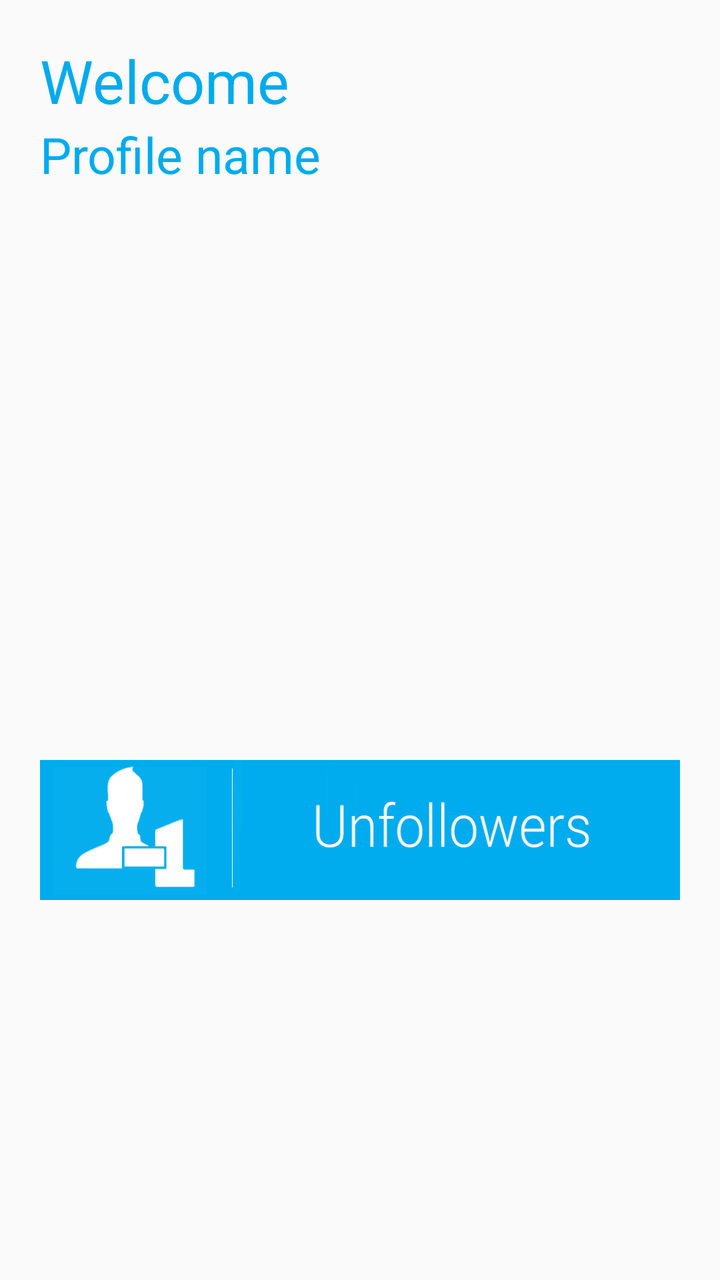
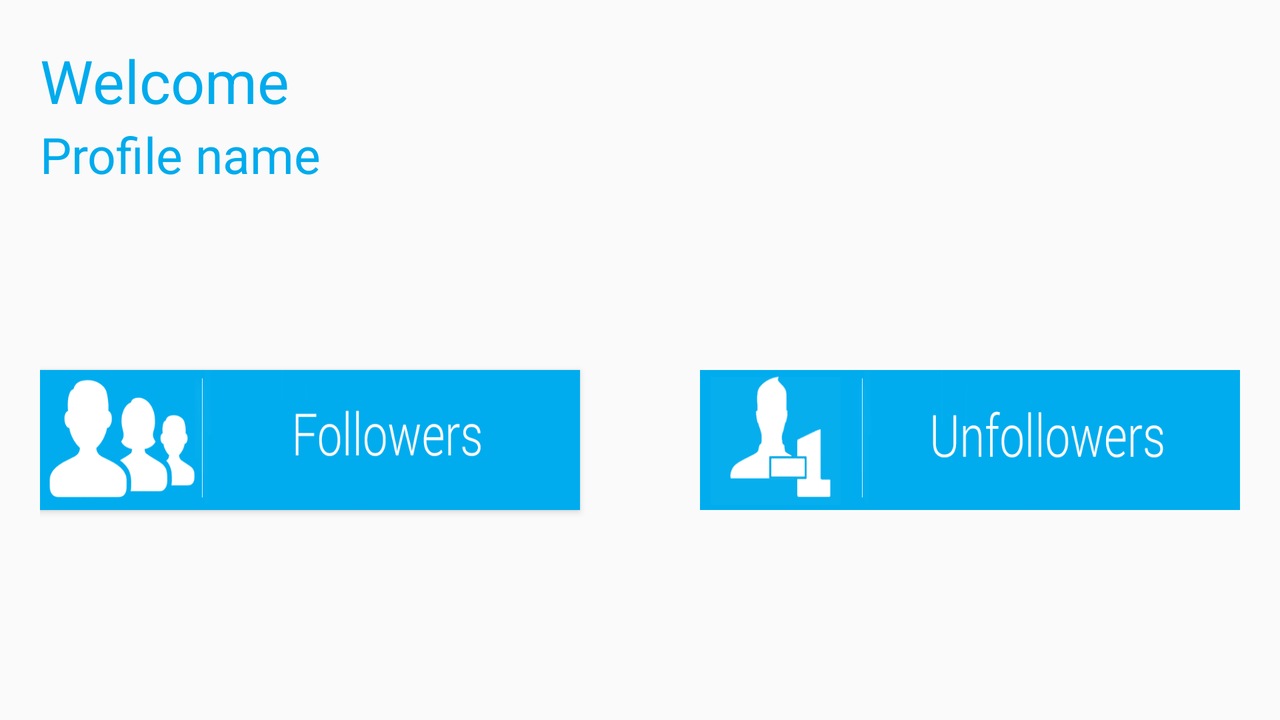

First picture: res/layout/ on a phone held upright. Second picture: the repository's own variant of that layout, on a device whose configuration matches the variant's folder. Source for both follows.
<!-- AndroidManifest.xml: application theme AppTheme -->
<!-- res/layout/profile_layout.xml -->
<?xml version="1.0" encoding="utf-8"?>


<RelativeLayout xmlns:android="http://schemas.android.com/apk/res/android"
              android:orientation="vertical"
              android:layout_width="match_parent"
              android:layout_height="match_parent" android:padding="20dp">
    <TextView
            android:layout_width="wrap_content"
            android:layout_height="wrap_content"
            android:text="@string/txt_welcome_profile"
            android:id="@+id/tvWelcome"
            android:layout_alignParentTop="true"
            android:layout_alignParentLeft="true"
            android:layout_alignParentStart="true"
            android:textColor="#ff00abed"
            android:textSize="30sp"/>
    <TextView
            android:layout_width="wrap_content"
            android:layout_height="wrap_content"
            android:text="@string/txt_profile"
            android:id="@+id/tvProfileName"
            android:textColor="#ff00abed"
            android:textSize="25sp"
            android:layout_alignParentLeft="true"
            android:layout_alignParentStart="true"
            android:layout_below="@+id/tvWelcome"/>


        <Button android:layout_width="320dp"
            android:layout_height="70dp"
            android:id="@+id/btnUnfollowers"
            android:layout_gravity="center_horizontal"
            android:background="@drawable/unfollowers_button"
            android:layout_marginBottom="15dp"
            android:layout_above="@+id/btnPostTweet"
            android:layout_alignParentLeft="true"
            android:layout_alignParentStart="true"
            android:layout_alignParentRight="true"
            android:layout_alignParentEnd="true"/>

    <Button android:layout_width="320dp"
            android:layout_height="70dp"
            android:id="@+id/btnPostTweet"
            android:layout_gravity="center_horizontal"
            android:background="@drawable/post_button"
            android:layout_marginBottom="15dp"
            android:layout_above="@+id/btnLogout"
            android:layout_alignParentLeft="true"
            android:layout_alignParentStart="true"
            android:layout_alignParentRight="true"
            android:layout_alignParentEnd="true"
            android:nestedScrollingEnabled="false"
            android:onClick="showPostTweetDialog"/>

    <Button android:layout_width="320dp"
            android:layout_height="70dp"
            android:id="@+id/btnLogout"
            android:background="@drawable/signout_button"
            android:layout_alignParentBottom="true"
            android:layout_alignParentLeft="true"
            android:layout_alignParentStart="true"
            android:layout_alignParentRight="true"
            android:layout_alignParentEnd="true" android:onClick="signOut"/>
        <ImageView android:id="@+id/imageView" android:layout_width="75dp" android:layout_height="75dp"
                   android:layout_gravity="center"
                   android:layout_alignParentTop="true" android:layout_alignParentRight="true"
                   android:layout_alignParentEnd="true"/>

</RelativeLayout>
<!-- resources referenced by this layout -->
<resources>
  <!-- drawable unfollowers_button: png bitmap (drawable, 33145 bytes) -->
  <string name="txt_profile">Profile name</string>
  <string name="txt_welcome_profile">Welcome</string>
  <!-- from res/values-v21/ -->
  <style name="AppTheme" parent="android:Theme.Material.Light.NoActionBar">
  
      </style>
</resources>
<!-- res/layout-land/profile_layout.xml (the author's variant of the layout above) -->
<!-- drawn on the phone turned sideways -->
<?xml version="1.0" encoding="utf-8"?>
<RelativeLayout xmlns:android="http://schemas.android.com/apk/res/android"
                android:orientation="vertical"
                android:layout_width="match_parent"
                android:layout_height="match_parent" android:padding="20dp">
        <TextView
                android:layout_width="wrap_content"
                android:layout_height="wrap_content"
                android:text="@string/txt_welcome_profile"
                android:id="@+id/tvWelcome"
                android:layout_alignParentTop="true"
                android:layout_alignParentLeft="true"
                android:layout_alignParentStart="true"
                android:textColor="#ff00abed"
                android:textSize="30sp"/>
        <TextView
                android:layout_width="wrap_content"
                android:layout_height="wrap_content"
                android:text="@string/txt_profile"
                android:id="@+id/tvProfileName"
                android:textColor="#ff00abed"
                android:textSize="25sp"
                android:layout_alignParentLeft="true"
                android:layout_alignParentStart="true"
                android:layout_below="@+id/tvWelcome"/>

        <Button android:layout_width="270dp"
                android:layout_height="70dp"
                android:id="@+id/btnUnfollowers"
                android:layout_gravity="center_horizontal"
                android:background="@drawable/unfollowers_button"
                android:layout_marginBottom="15dp"
                android:layout_alignParentRight="true"
                android:layout_alignParentEnd="true"
                android:onClick="onUnfollowers"
                android:layout_above="@+id/btnLogout"/>

        <Button android:layout_width="270dp"
                android:layout_height="70dp"
                android:id="@+id/btnLogout"
                android:background="@drawable/signout_button"
                android:onClick="onSignOut"
                android:layout_alignParentBottom="true"
                android:layout_alignParentRight="true"
                android:layout_alignParentEnd="true"/>

        <ImageView
                android:id="@+id/imageViewProfile"
                android:layout_width="100dp"
                android:layout_height="100dp"
                android:layout_gravity="center"
                android:layout_alignParentTop="true"
                android:layout_alignParentRight="true"
                android:layout_alignParentEnd="true"/>

        <Button
                android:layout_width="270dp"
                android:layout_height="70dp"
                android:id="@+id/btnPostTweet"
                android:layout_gravity="center_horizontal"
                android:background="@drawable/post_button"
                android:onClick="onPostTweetDialog"
                android:layout_alignParentBottom="true"
                android:layout_alignParentLeft="true"
                android:layout_alignParentStart="true"/>

        <Button android:layout_width="270dp"
                android:layout_height="70dp"
                android:id="@+id/btnFollowers"
                android:layout_gravity="center_horizontal"
                android:background="@drawable/followers_button"
                android:onClick="onFollowers"
                android:layout_alignTop="@+id/btnUnfollowers"
                android:layout_alignParentLeft="true"
                android:layout_alignParentStart="true"/>
</RelativeLayout>
<!-- resources referenced by the variant -->
<!-- as the phone turned sideways resolves them -->
<resources>
  <!-- drawable followers_button: png bitmap (drawable, 34536 bytes) -->
  <!-- drawable unfollowers_button: png bitmap (drawable, 33145 bytes) -->
  <string name="txt_profile">Profile name</string>
  <string name="txt_welcome_profile">Welcome</string>
  <!-- from res/values-v21/ -->
  <style name="AppTheme" parent="android:Theme.Material.Light.NoActionBar">
  
      </style>
</resources>
